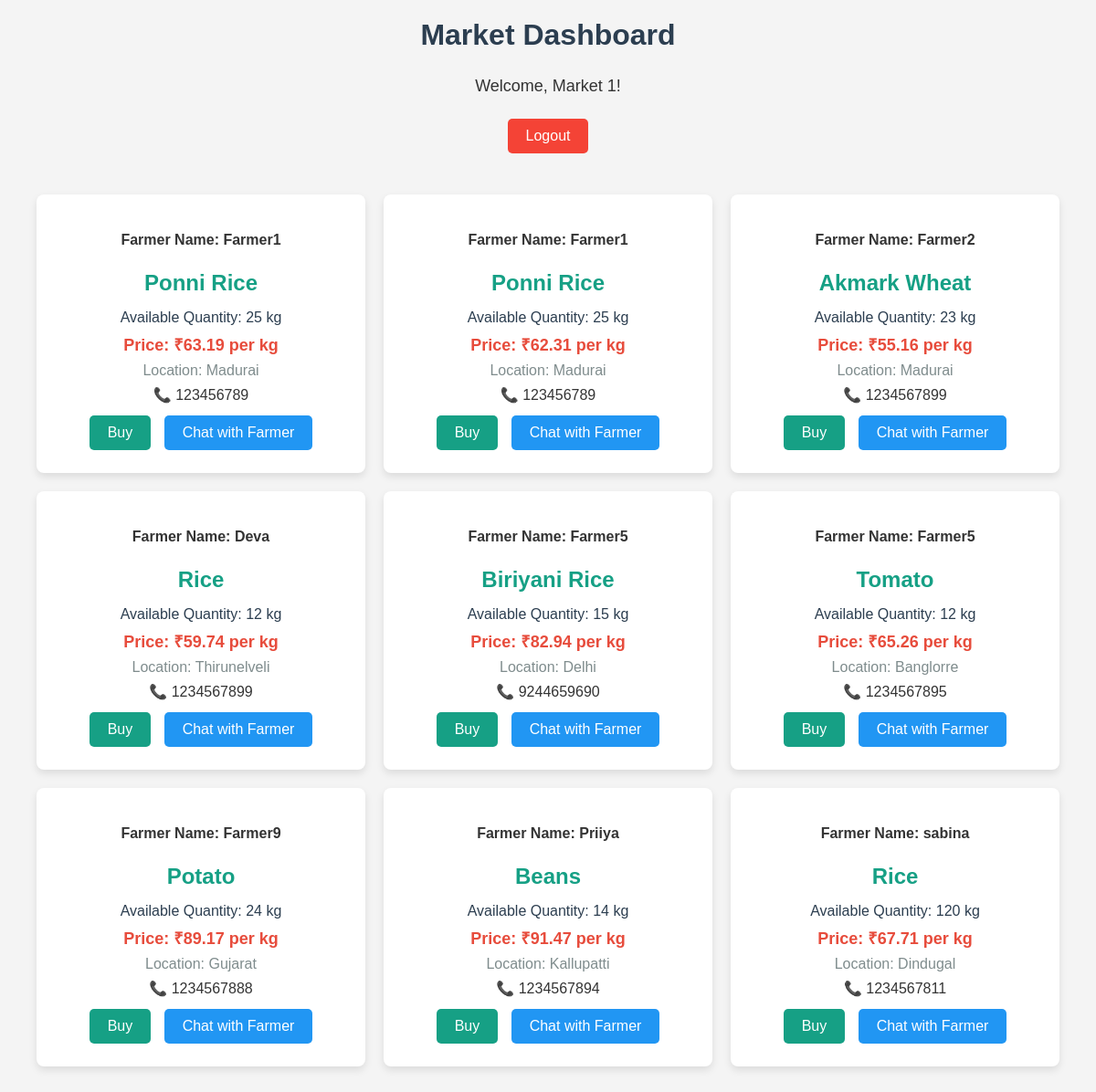
The app's page /market_dashboard (signed in) with its own data.
### tables this page shows
CREATE TABLE farmer (
                id INTEGER PRIMARY KEY AUTOINCREMENT,
                user_id INTEGER NOT NULL,
                farmer_name TEXT NOT NULL,
                crops_grown TEXT NOT NULL,
                rate_per_kg REAL NOT NULL,
                available_kgs INTEGER NOT NULL,
                location TEXT NOT NULL,
                phone TEXT,
                FOREIGN KEY (user_id) REFERENCES users (id)
            );

### app1.py (the view, shortened to what this page needs)
@app.route('/market_dashboard', methods=['GET', 'POST'])
def market_dashboard():
    if 'user_id' not in session:
        flash("You must log in first!", 'danger')
        return redirect(url_for('login'))
    db = get_db()
    products = db.execute("SELECT * FROM farmer").fetchall()
    raw_messages = db.execute("SELECT * FROM messages WHERE recipient_id = ? AND is_read = 0", (session['user_id'],)).fetchall()
    formatted_messages = []
    db.close()
    return render_template('market_dashboard.html', products=products, messages=formatted_messages)

### app1.py (called while the page is built)
def get_db():
    db = sqlite3.connect(app.config['DATABASE'])
    db.row_factory = sqlite3.Row
    return db

### templates/market_dashboard.html (shortened to what this page needs)
<!DOCTYPE html>
<html lang="en">
<head>
</head>
<body>
<h2>Market Dashboard</h2>
<div class="welcome-message">Welcome, {{ session['user_name'] }}!</div>
<div class="button-container">
    <button class="logout-btn" onclick="logout()">Logout</button>
</div>
<div id="product-container">
    {% for product in products %}
        <div class="product-card">
            <h4>Farmer Name: {{ product[2] }}</h4>
            <h3>{{ product[3] }}</h3>
            <p class="quantity">Available Quantity: {{ product[5] }} kg</p>
            <p class="price">Price: ₹{{ product[4] }} per kg</p>
            <p class="location">Location: {{ product[6] }}</p>
            <p class="phone">📞 {{ product[7] }}</p>
            <button class="buy-btn"
                onclick="navigateToBuyPage({{ product[0] }}, '{{ product[3] }}', {{ product[4] }}, '{{ product[2] }}')">
                Buy
            </button>
            <button class="message-btn" onclick="openMessageModal()">Chat with Farmer
            </button>
        </div>
    {% endfor %}
</div>
</body>
</html>

### templates/market_dashboard.html (style rules this page uses)
body { font-family: 'Arial', sans-serif; background-color: #f4f4f4; color: #333; margin: 0; padding: 0; }
h2 { text-align: center; margin-top: 20px; font-size: 32px; color: #2c3e50; }
.welcome-message { text-align: center; margin-bottom: 20px; font-size: 18px; }
#product-container { display: grid; grid-template-columns: repeat(auto-fit, minmax(300px, 1fr)); gap: 20px; margin: 20px; padding: 20px; }
.product-card { background-color: #fff; padding: 20px; border-radius: 8px; box-shadow: 0 4px 8px rgba(0, 0, 0, 0.1); transition: transform 0.3s, box-shadow 0.3s; text-align: center; }
.product-card h3 { font-size: 24px; color: #16a085; margin-bottom: 15px; }
.product-card p { font-size: 16px; margin: 8px 0; }
.product-card .price { font-size: 18px; font-weight: bold; color: #e74c3c; }
.product-card .location { font-size: 16px; color: #7f8c8d; }
.product-card .quantity { font-size: 16px; color: #2c3e50; }
.button-container { text-align: center; margin: 20px 0; }
button { padding: 10px 20px; margin: 5px; border: none; border-radius: 5px; cursor: pointer; font-size: 16px; }
.logout-btn { background-color: #f44336; color: white; }
.message-btn { background-color: #2196F3; color: white; }
.buy-btn { background-color: #16a085; color: white; }

### records on screen
farmer: farmer_name "Farmer1", crops_grown "Ponni Rice", available_kgs "25", rate_per_kg "63.19", location "Madurai", phone "123456789"
farmer: farmer_name "Farmer1", crops_grown "Ponni Rice", available_kgs "25", rate_per_kg "62.31", location "Madurai", phone "123456789"
farmer: farmer_name "Farmer2", crops_grown "Akmark Wheat", available_kgs "23", rate_per_kg "55.16", location "Madurai", phone "1234567899"
farmer: farmer_name "Deva", crops_grown "Rice", available_kgs "12", rate_per_kg "59.74", location "Thirunelveli", phone "1234567899"
farmer: farmer_name "Farmer5", crops_grown "Biriyani Rice", available_kgs "15", rate_per_kg "82.94", location "Delhi", phone "9244659690"
farmer: farmer_name "Farmer5", crops_grown "Tomato", available_kgs "12", rate_per_kg "65.26", location "Banglorre", phone "1234567895"
farmer: farmer_name "Farmer9", crops_grown "Potato", available_kgs "24", rate_per_kg "89.17", location "Gujarat", phone "1234567888"
farmer: farmer_name "Priiya", crops_grown "Beans", available_kgs "14", rate_per_kg "91.47", location "Kallupatti", phone "1234567894"
farmer: farmer_name "sabina", crops_grown "Rice", available_kgs "120", rate_per_kg "67.71", location "Dindugal", phone "1234567811"

### other values on screen
{{ session['user_name'] }} "Market 1"
